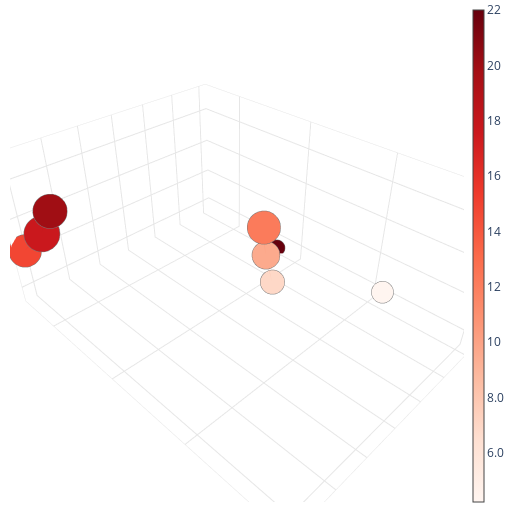

Notebook code for this chart:
### Code cell
# f = filtration_from_image(np_array=X[3], cover = CubicalCover(10, overlap_frac=0.4, algorithm="standard"), cluster_algorithm=DBSCAN(eps=2, min_samples=2), use_y_as_color=True, use_new_filtration=False)#, save_to_html="ballmapper_filtration_mnist_8.html")
f = filtration_from_image(np_array=X[id_image], mapper_1d = True, cover = CubicalCover(n_intervals=10, overlap_frac=0.15, algorithm="standard"), cluster_algorithm=DBSCAN(eps=2, min_samples=2), use_y_as_color=True, use_new_filtration=False)#, save_to_html="ballmapper_filtration_mnist_8.html")
# f =  filtration_from_image_ballmapper(np_array=X[id_image], eps=2, use_new_filtration=True, use_x_as_color=True)
draw_filtration(f)
# f

### Figure 1 — Plotly figure (JSON) as saved in the notebook; plotly's stock layout.template omitted (floating-point values rounded to 4 significant figures)
{"data": [{"hoverinfo": "skip", "line": {"cmax": 22, "cmin": 4.231, "color": [6.938, 9.619, 9.619, 9.619, 12.17, 12.17, 14.83, 17.63, 17.63, 17.63, 19.97, 19.97], "colorscale": [[0, "rgb(255,245,240)"], [0.125, "rgb(254,224,210)"], [0.25, "rgb(252,187,161)"], [0.375, "rgb(252,146,114)"], [0.5, "rgb(251,106,74)"], [0.625, "rgb(239,59,44)"], [0.75, "rgb(203,24,29)"], [0.875, "rgb(165,15,21)"], [1, "rgb(103,0,13)"]], "width": 0.75}, "mode": "lines", "name": "edges_trace", "opacity": 1, "type": "scatter3d", "x": [-0.0765, -0.0791, null, -0.0791, -0.08871, null, 0.4274, 0.3421, null, 0.3421, 0.269, null], "y": [0.4566, 0.4133, null, 0.4133, 0.3886, null, -0.7236, -0.684, null, -0.684, -0.6999, null], "z": [0.01366, 0.1257, null, 0.1257, 0.2431, null, -0.1615, -0.08309, null, -0.08309, 0.00846, null]}, {"hoverinfo": "text", "marker": {"cmax": 22, "cmin": 4.231, "color": [4.231, 6.938, 9.619, 12.17, 14.83, 17.63, 19.97, 22], "colorbar": {"borderwidth": 0, "nticks": 10, "orientation": "v", "outlinewidth": 1, "showticklabels": true, "thickness": 0.025, "thicknessmode": "fraction", "tickformat": ".2g", "tickmode": "auto", "tickwidth": 1, "title": {"side": "right"}, "xanchor": "left", "xpad": 0, "ypad": 0}, "colorscale": [[0, "rgb(255,245,240)"], [0.125, "rgb(254,224,210)"], [0.25, "rgb(252,187,161)"], [0.375, "rgb(252,146,114)"], [0.5, "rgb(251,106,74)"], [0.625, "rgb(239,59,44)"], [0.75, "rgb(203,24,29)"], [0.875, "rgb(165,15,21)"], [1, "rgb(103,0,13)"]], "line": {"color": "#777", "colorscale": [[0, "rgb(255,245,240)"], [0.125, "rgb(254,224,210)"], [0.25, "rgb(252,187,161)"], [0.375, "rgb(252,146,114)"], [0.5, "rgb(251,106,74)"], [0.625, "rgb(239,59,44)"], [0.75, "rgb(203,24,29)"], [0.875, "rgb(165,15,21)"], [1, "rgb(103,0,13)"]], "width": 0.75}, "opacity": 1, "reversescale": false, "showscale": true, "size": [15.24, 16.9, 19.36, 23.15, 22.76, 25, 23.9, 11.18]}, "mode": "markers", "name": "nodes_trace", "opacity": 1, "text": ["color: 4.23<br>node: 7<br>size: 13", "color: 6.94<br>node: 6<br>size: 16", "color: 9.62<br>node: 5<br>size: 21", "color: 12.2<br>node: 4<br>size: 30", "color: 14.8<br>node: 3<br>size: 29", "color: 17.6<br>node: 2<br>size: 35", "color: 20<br>node: 1<br>size: 32", "color: 22<br>node: 0<br>size: 7"], "type": "scatter3d", "x": [0.01667, -0.0765, -0.0791, -0.08871, 0.4274, 0.3421, 0.269, -0.8109], "y": [1, 0.4566, 0.4133, 0.3886, -0.7236, -0.684, -0.6999, -0.151], "z": [0.3214, 0.01366, 0.1257, 0.2431, -0.1615, -0.08309, 0.00846, -0.4678]}], "layout": {"autosize": false, "height": 512, "hovermode": "closest", "margin": {"b": 10, "l": 10, "r": 10, "t": 10}, "plot_bgcolor": "rgba(0, 0, 0, 0)", "scene": {"xaxis": {"backgroundcolor": "rgba(0, 0, 0, 0)", "gridcolor": "rgba(230, 230, 230, 1.0)", "linecolor": "rgba(230, 230, 230, 1.0)", "linewidth": 1, "mirror": true, "showaxeslabels": false, "showgrid": true, "showline": true, "showticklabels": false, "title": {"text": ""}, "visible": true, "zerolinecolor": "rgba(230, 230, 230, 1.0)"}, "yaxis": {"backgroundcolor": "rgba(0, 0, 0, 0)", "gridcolor": "rgba(230, 230, 230, 1.0)", "linecolor": "rgba(230, 230, 230, 1.0)", "linewidth": 1, "mirror": true, "showaxeslabels": false, "showgrid": true, "showline": true, "showticklabels": false, "title": {"text": ""}, "visible": true, "zerolinecolor": "rgba(230, 230, 230, 1.0)"}, "zaxis": {"backgroundcolor": "rgba(0, 0, 0, 0)", "gridcolor": "rgba(230, 230, 230, 1.0)", "linecolor": "rgba(230, 230, 230, 1.0)", "linewidth": 1, "mirror": true, "showaxeslabels": false, "showgrid": true, "showline": true, "showticklabels": false, "title": {"text": ""}, "visible": true, "zerolinecolor": "rgba(230, 230, 230, 1.0)"}}, "showlegend": false, "uirevision": "constant", "width": 512, "xaxis": {"linewidth": 1, "mirror": true, "showgrid": false, "showline": true, "showticklabels": false, "title": {"text": ""}, "visible": true, "zeroline": false}, "yaxis": {"linewidth": 1, "mirror": true, "showgrid": false, "showline": true, "showticklabels": false, "title": {"text": ""}, "visible": true, "zeroline": false}}}
